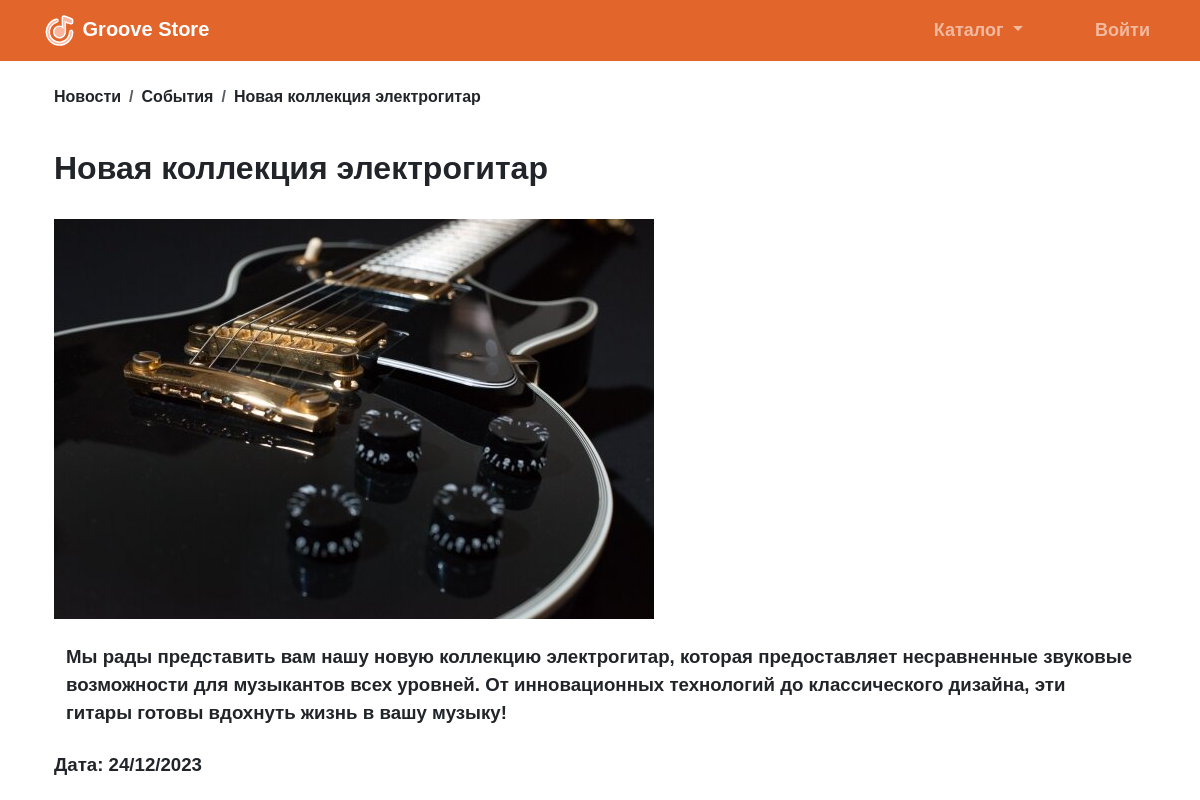
/news/3/, run on the app's committed database.
### app/models.py (models this page shows, shortened)
class News(models.Model):
    name = models.CharField("Заголовок новости", max_length=255)
    category = models.ForeignKey(NewsCategory, on_delete=models.CASCADE)
    photo = models.FileField("Изображение", upload_to="news/", blank=True, null=True)
    description = models.TextField("Описание новости")
    date = models.DateTimeField("Дата новости")
    class Meta:
        verbose_name_plural = "Новости"

class NewsCategory(models.Model):
    type_choices = [
        ('Акции', 'Акции'),
        ('События', 'События'),
        ('Организация', 'Организация'),
    ]
    type = models.CharField("Тип новостей", choices=type_choices, max_length=20)
    class Meta:
        verbose_name_plural = "Категории новостей"
    def __str__(self):
        return self.type

### app/views.py (the view)
# urls.py: path('news/<int:pk>/', news_detail, name='news_detail'),
def news_detail(request, pk):
    news_item = get_object_or_404(News, pk=pk)
    return render(request, 'news_detail.html', {'news_item': news_item})

### templates/news_detail.html (shortened to what this page needs)
{% extends 'base.html' %}
{% block nav_block %}
<li class="nav-item dropdown">
  <a class="nav-link dropdown-toggle" href="#" role="button" data-bs-toggle="dropdown" aria-expanded="false">
    Каталог
  </a>
</li>
<li class="nav-item">
    <a class="nav-link" href="#"></a>
</li>
{% if user.is_authenticated %}
  {% if user.is_active and user.is_staff %}
    <li class="nav-item">
      <a class="nav-link" href="{% url 'manager' %}">{{ user.username }}</a>
    </li>
  {% elif user.is_active %}
  <li class="nav-item">
    <a class="nav-link" href="{% url 'view_cart' %}"><i class="bi bi-cart-plus-fill bi-5x"></i> Корзина </a>
  </li>
    <li class="nav-item">
      <a class="nav-link" href="{% url 'client' %}">{{ user.username }}</a>
    </li>
  {% endif %}
  <li class="nav-item">
    <a class="nav-link" href="{% url 'logout' %}">Выйти</a>
  </li>
{% else %}
  <li class="nav-item">
    <a class="nav-link" href="{% url 'login' %}">Войти</a>
  </li>
{% endif %}
{% endblock %}
{% block content %}
<div class="container mt-4">
<nav aria-label="breadcrumb">
  <ol class="breadcrumb">
    <li class="breadcrumb-item">Новости</li>
    <li class="breadcrumb-item">{{ news_item.category }}</li>
    <li class="breadcrumb-item">{{ news_item.name }}</li>
  </ol>
</nav>
<br>
<h2>{{ news_item.name }}</h2>
<br>
  {% if news_item.photo %}
    <img src="{{ news_item.photo.url }}" alt="{{ news_item.name }}">
    <br>
  {% endif %}
  <br>
  <div class="container" style="font-size: 14pt;">{{news_item.description}}</div>
  <br>
  <p style="font-size: 14pt;">Дата: {{ news_item.date| date:"d/m/Y" }}</p>
</div>
</div>
{% endblock %}

### static/css/style.css (style rules this page uses)
body, h1, h2, h3, h4, h5, h6, p, a, span, div, li, ul, ol, input, button, textarea { font-family: 'Mont', sans-serif; font-weight: 600; font-style: normal; }

### data on the page
News: category "События", name "Новая коллекция электрогитар", photo (picture), description "Мы рады представить вам нашу новую коллекцию электрогитар, которая предоставляет несравненные звуковые возможности для музыкантов всех уровней. От инновационных технологий до классического дизайна, эти гитары готовы вдохнуть жизнь в вашу музыку!", date "24/12/2023"
